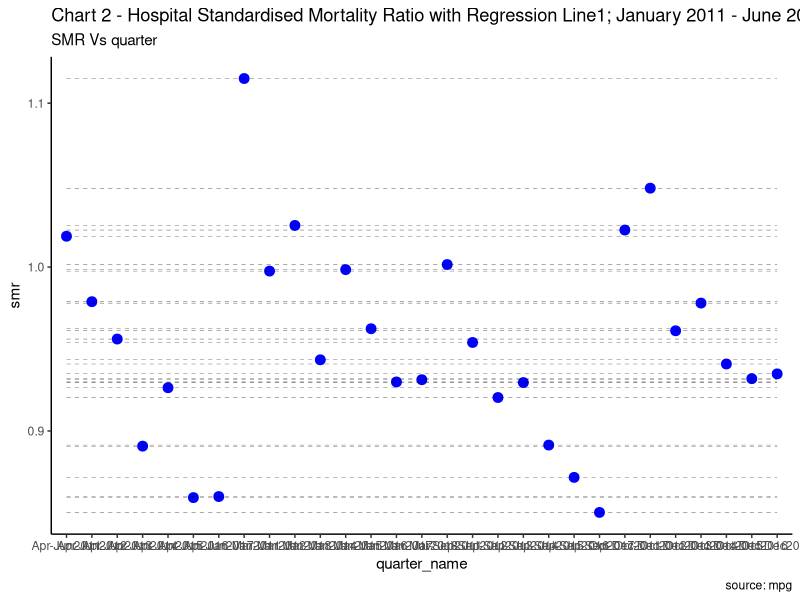
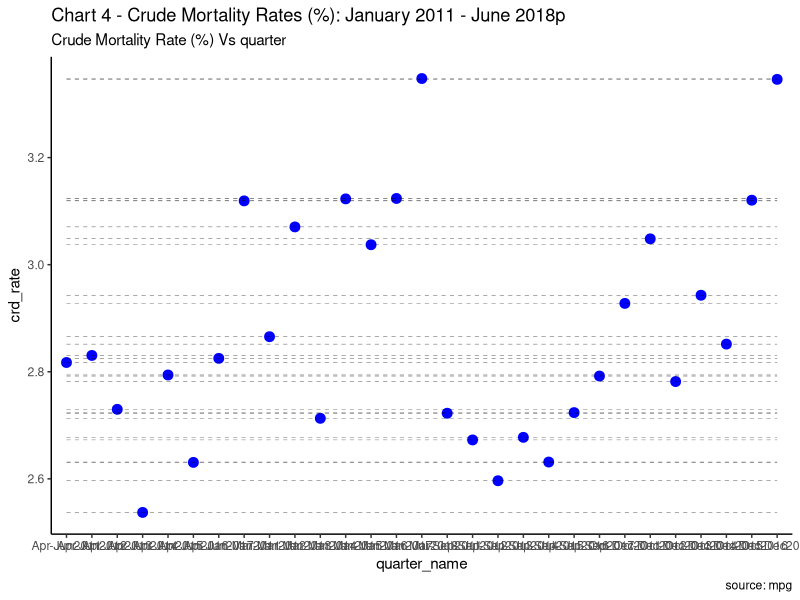

Write the R code that produced these figures, in order.
############################################################
## Codename - tableA1a_wrangling                            ##
## Data Release - 
## Original Authors - Marios Alexandropoulos              ##
## Orginal Date - November 2018                           ##
## Latest Update Author -   Marios Alexandropoulos        ##
## Latest Update Date -   22/11/18                        ##
## Updates to script (if any):
##                                                        ##
## Type - Extract/model                                   ##
## Written/run on - R Studio Server                       ##
## Type - Preparation                                     ##
## Written/run on - R Studio Server                       ##
## R version - 3.2.3 (2015-12-10)                         ##
## Versions of packages -                                 ##
## tidyverse_1.1.1                                        ##
##                                                        ##
## Description -  Template for producing Table A1a: 
## Quarterly Hospital Standardised Mortality Ratios                                 ## 
##                                                        ##
## Approximate run time:                                  ## 
############################################################



################################## 
##################################
### SECTION 1 - HOUSE KEEPING ----
##################################
##################################


library(magrittr)
library(dplyr)
library(ggplot2)
library(scales)

# Read in smr data
smr <- read.csv("smr_data.csv", stringsAsFactors = FALSE)
str(smr)
head(smr)


# Create quarter_name
smr <- smr %>% 
  mutate(quarter_name = ifelse(quarter == 1, "Jan-Mar2011",
                               ifelse(quarter == 2, "Apr-Jun2011", 
                                      ifelse(quarter == 3, "Jul-Sep2011",
                                             ifelse(quarter == 4, "Oct-Dec2011",
                                                    ifelse(quarter == 5, "Jan-Mar2012", 
                                                           ifelse(quarter == 6, "Apr-Jun2012",
                                                                  ifelse(quarter == 7, "Jul-Sep2012",
                                                                         ifelse(quarter == 8, "Oct-Dec2012", 
                                                                                ifelse(quarter == 9, "Jan-Mar2013",
                                                                                       ifelse(quarter == 10, "Apr-Jun2013",
                                                                                              ifelse(quarter == 11, "Jul-Sep2013", 
                                                                                                     ifelse(quarter == 12, "Oct-Dec2013", 
                                                                                                            ifelse(quarter == 13, "Jan-Mar2014", 
                                                                                                                   ifelse(quarter == 14, "Apr-Jun2014",
                                                                                                                          ifelse(quarter == 15, "Jul-Sep2014",
                                                                                                                                 ifelse(quarter == 16, "Oct-Dec2014",
                                                                                                                                        ifelse(quarter == 17, "Jan-Mar2015",
                                                                                                                                               ifelse(quarter == 18, "Apr-Jun2015",
                                                                                                                                                      ifelse(quarter == 19, "Jul-Sep2015",
                                                                                                                                                             ifelse(quarter == 20, "Oct-Dec2015",
                                                                                                                                                                    ifelse(quarter == 21, "Jan-Mar2016",
                                                                                                                                                                           ifelse(quarter == 22, "Apr-Jun2016",
                                                                                                                                                                                  ifelse(quarter == 23, "Jul-Sep2016",
                                                                                                                                                                                         ifelse(quarter == 24, "Oct-Dec2016",
                                                                                                                                                                                                ifelse(quarter == 25, "Jan-Mar2017",
                                                                                                                                                                                                       ifelse(quarter == 26, "Apr-Jun2017",
                                                                                                                                                                                                              ifelse(quarter == 27, "Jul-Sep2017",
                                                                                                                                                                                                                     ifelse(quarter == 28, "Oct-Dec2017",
                                                                                                                                                                                                                            ifelse(quarter == 29, "Jan-Mar2018",'NULL'))))))))))))))))))))))))))))))

# Check all quarters have matched properly
quarter_check <- table(smr$quarter_name, exclude = NULL)
quarter_check                                                                                                                                                                                                                                  


# select only scotland
smr_scot <-
  smr %>% 
  filter(location_name == "Scotland")




# Create chart smr vs quarter
theme_set(theme_classic())

# Plot
ggplot(smr_scot, aes(x=smr, y=quarter_name)) + 
  geom_point(col="blue", size=3) +   # Draw points
  geom_segment(aes(x=smr, 
                   xend=smr, 
                   y=min(quarter_name), 
                   yend=max(quarter_name)), 
               linetype="dashed", 
               size=0.1) +   # Draw dashed lines
  labs(title="Chart 2 - Hospital Standardised Mortality Ratio with Regression Line1; January 2011 - June 2018p", 
       subtitle="SMR Vs quarter", 
       caption="source: mpg") +
  coord_cartesian(ylim = c(0, 1.5)) + 
  coord_flip() 



# Create chart crd_rate vs quarter
theme_set(theme_classic())

# Plot
ggplot(smr_scot, aes(x=crd_rate, y=quarter_name)) + 
  geom_point(col="blue", size=3) + # Draw points
  geom_line() +
  geom_segment(aes(x=crd_rate, 
                   xend=crd_rate, 
                   y=min(quarter_name), 
                   yend=max(quarter_name)), 
               linetype="dashed", 
               size=0.1) +   # Draw dashed lines
  labs(title="Chart 4 - Crude Mortality Rates (%): January 2011 - June 2018p", 
       subtitle="Crude Mortality Rate (%) Vs quarter", 
       caption="source: mpg") +
  coord_cartesian(ylim = c(0, 4)) + 
  coord_flip() 
